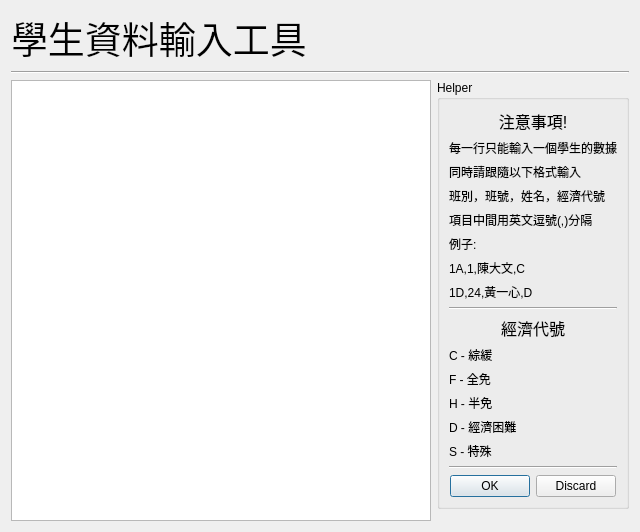
<?xml version="1.0" encoding="UTF-8"?>
<ui version="4.0">
 <class>StudentInfoInputDialog</class>
 <widget class="QDialog" name="StudentInfoInputDialog">
  <property name="geometry">
   <rect>
    <x>0</x>
    <y>0</y>
    <width>640</width>
    <height>514</height>
   </rect>
  </property>
  <property name="windowTitle">
   <string>Dialog</string>
  </property>
  <layout class="QGridLayout" name="gridLayout">
   <item row="2" column="1">
    <widget class="QGroupBox" name="groupBox">
     <property name="sizePolicy">
      <sizepolicy hsizetype="Preferred" vsizetype="Preferred">
       <horstretch>1</horstretch>
       <verstretch>0</verstretch>
      </sizepolicy>
     </property>
     <property name="title">
      <string>Helper</string>
     </property>
     <layout class="QVBoxLayout" name="verticalLayout">
      <item>
       <widget class="QLabel" name="label_2">
        <property name="sizePolicy">
         <sizepolicy hsizetype="Preferred" vsizetype="Fixed">
          <horstretch>0</horstretch>
          <verstretch>0</verstretch>
         </sizepolicy>
        </property>
        <property name="font">
         <font>
          <pointsize>12</pointsize>
         </font>
        </property>
        <property name="text">
         <string>注意事項!</string>
        </property>
        <property name="alignment">
         <set>Qt::AlignmentFlag::AlignCenter</set>
        </property>
       </widget>
      </item>
      <item>
       <widget class="QLabel" name="label_3">
        <property name="text">
         <string>每一行只能輸入一個學生的數據</string>
        </property>
       </widget>
      </item>
      <item>
       <widget class="QLabel" name="label_4">
        <property name="text">
         <string>同時請跟隨以下格式輸入</string>
        </property>
       </widget>
      </item>
      <item>
       <widget class="QLabel" name="label_7">
        <property name="text">
         <string>班別，班號，姓名，經濟代號</string>
        </property>
       </widget>
      </item>
      <item>
       <widget class="QLabel" name="label_8">
        <property name="text">
         <string>項目中間用英文逗號(,)分隔</string>
        </property>
       </widget>
      </item>
      <item>
       <widget class="QLabel" name="label_5">
        <property name="text">
         <string>例子:</string>
        </property>
       </widget>
      </item>
      <item>
       <widget class="QLabel" name="label_6">
        <property name="text">
         <string>1A,1,陳大文,C</string>
        </property>
       </widget>
      </item>
      <item>
       <widget class="QLabel" name="label_9">
        <property name="text">
         <string>1D,24,黃一心,D</string>
        </property>
       </widget>
      </item>
      <item>
       <widget class="Line" name="line_2">
        <property name="orientation">
         <enum>Qt::Orientation::Horizontal</enum>
        </property>
       </widget>
      </item>
      <item>
       <widget class="QLabel" name="label_10">
        <property name="font">
         <font>
          <pointsize>12</pointsize>
         </font>
        </property>
        <property name="text">
         <string>經濟代號</string>
        </property>
        <property name="alignment">
         <set>Qt::AlignmentFlag::AlignCenter</set>
        </property>
       </widget>
      </item>
      <item>
       <widget class="QLabel" name="label_11">
        <property name="text">
         <string>C - 綜緩</string>
        </property>
       </widget>
      </item>
      <item>
       <widget class="QLabel" name="label_12">
        <property name="text">
         <string>F - 全免</string>
        </property>
       </widget>
      </item>
      <item>
       <widget class="QLabel" name="label_13">
        <property name="text">
         <string>H - 半免</string>
        </property>
       </widget>
      </item>
      <item>
       <widget class="QLabel" name="label_14">
        <property name="text">
         <string>D - 經濟困難</string>
        </property>
       </widget>
      </item>
      <item>
       <widget class="QLabel" name="label_15">
        <property name="text">
         <string>S - 特殊</string>
        </property>
       </widget>
      </item>
      <item>
       <widget class="Line" name="line_3">
        <property name="orientation">
         <enum>Qt::Orientation::Horizontal</enum>
        </property>
       </widget>
      </item>
      <item>
       <widget class="QDialogButtonBox" name="buttonBox">
        <property name="orientation">
         <enum>Qt::Orientation::Horizontal</enum>
        </property>
        <property name="standardButtons">
         <set>QDialogButtonBox::StandardButton::Discard|QDialogButtonBox::StandardButton::Ok</set>
        </property>
        <property name="centerButtons">
         <bool>true</bool>
        </property>
       </widget>
      </item>
      <item>
       <spacer name="verticalSpacer">
        <property name="orientation">
         <enum>Qt::Orientation::Vertical</enum>
        </property>
        <property name="sizeHint" stdset="0">
         <size>
          <width>20</width>
          <height>40</height>
         </size>
        </property>
       </spacer>
      </item>
     </layout>
    </widget>
   </item>
   <item row="0" column="0" colspan="2">
    <widget class="QLabel" name="label">
     <property name="font">
      <font>
       <family>Microsoft YaHei</family>
       <pointsize>28</pointsize>
      </font>
     </property>
     <property name="text">
      <string>學生資料輸入工具</string>
     </property>
    </widget>
   </item>
   <item row="1" column="0" colspan="2">
    <widget class="Line" name="line">
     <property name="orientation">
      <enum>Qt::Orientation::Horizontal</enum>
     </property>
    </widget>
   </item>
   <item row="2" column="0" rowspan="3">
    <widget class="QPlainTextEdit" name="plainTextEdit">
     <property name="sizePolicy">
      <sizepolicy hsizetype="Expanding" vsizetype="Expanding">
       <horstretch>6</horstretch>
       <verstretch>0</verstretch>
      </sizepolicy>
     </property>
     <property name="font">
      <font>
       <family>Microsoft JhengHei</family>
       <pointsize>11</pointsize>
       <bold>false</bold>
      </font>
     </property>
    </widget>
   </item>
  </layout>
 </widget>
 <resources/>
 <connections>
  <connection>
   <sender>buttonBox</sender>
   <signal>accepted()</signal>
   <receiver>StudentInfoInputDialog</receiver>
   <slot>accept()</slot>
   <hints>
    <hint type="sourcelabel">
     <x>248</x>
     <y>254</y>
    </hint>
    <hint type="destinationlabel">
     <x>157</x>
     <y>274</y>
    </hint>
   </hints>
  </connection>
  <connection>
   <sender>buttonBox</sender>
   <signal>rejected()</signal>
   <receiver>StudentInfoInputDialog</receiver>
   <slot>reject()</slot>
   <hints>
    <hint type="sourcelabel">
     <x>316</x>
     <y>260</y>
    </hint>
    <hint type="destinationlabel">
     <x>286</x>
     <y>274</y>
    </hint>
   </hints>
  </connection>
 </connections>
</ui>
